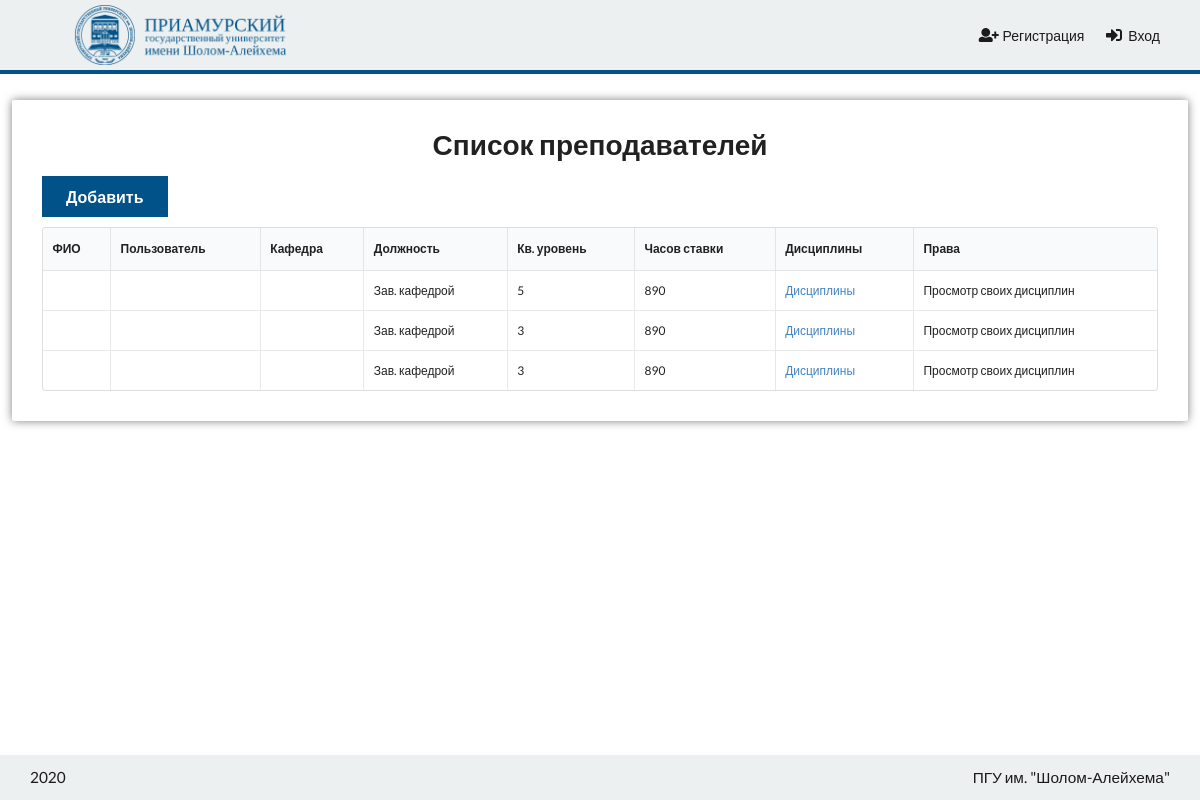
Before: /prepods/list/ with the older database file.
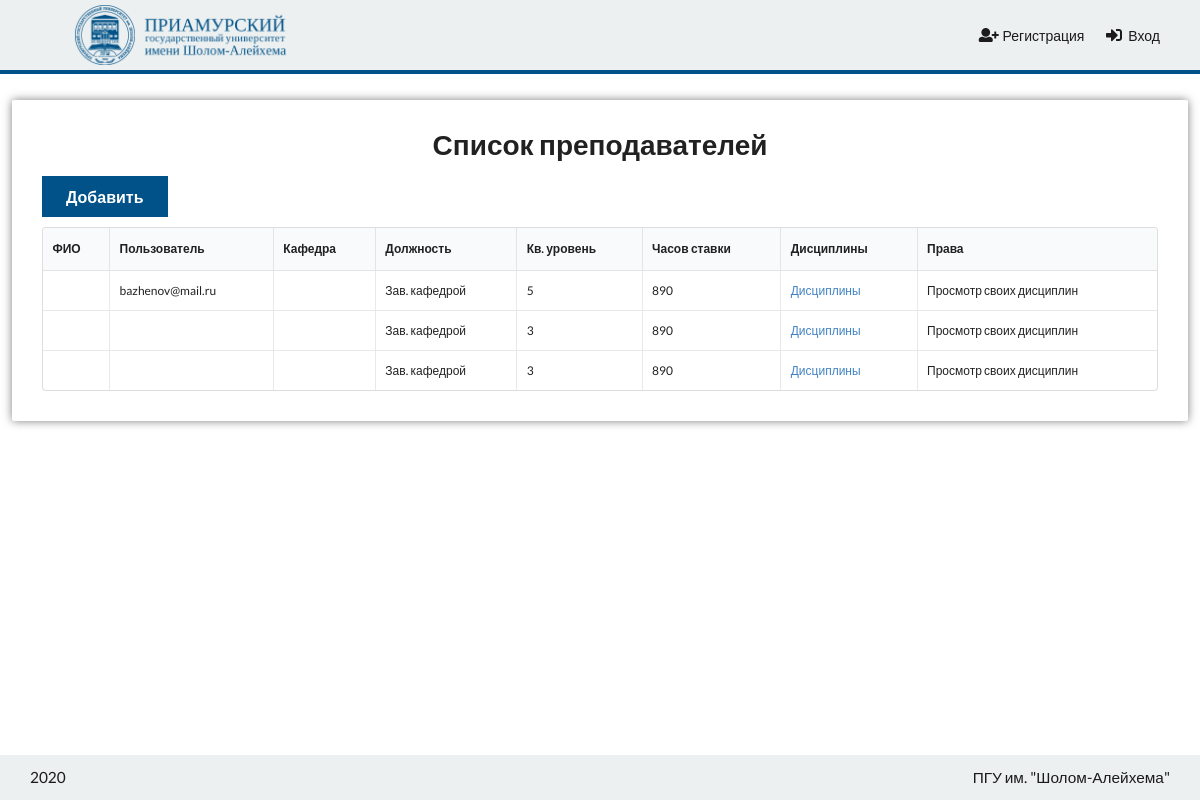
After: the same page with the newer database file.
### Prepods/models.py (models this page shows, shortened)
class Prepod(models.Model):
    objects = MyManager()
    DOLZHNOST = [('Зав. кафедрой', 'Зав. кафедрой'), ('Декан', 'Декан'), ('Профессор', 'Профессор'), ('Доцент', 'Доцент'), ('Ст. преподаватель', 'Ст. преподаватель'), ('Ассистент', 'Ассистент')]
    PRAVA = [('raspred', 'Распределение и просмотр'), ('prosmotr', 'Только просмотр по кафедре'), (None, 'Просмотр своих дисциплин')]
    user = models.OneToOneField(User, on_delete=models.SET_NULL, null=True, related_name='prepod', blank=True)
    last_name = models.CharField(max_length=64, verbose_name="Фамилия")
    first_name = models.CharField(max_length=64, verbose_name="Имя")
    surname = models.CharField(max_length=64, verbose_name="Отчество")
    fio = models.CharField(max_length=256, verbose_name='ФИО', blank=True, default='')
    dolzhnost = models.CharField(choices=DOLZHNOST, max_length=64, default='Зав. кафедрой')
    kafedra = models.ForeignKey('Disciplines.Kafedra', on_delete=models.SET_NULL, null=True, default=None, blank=True)
    kv_uroven = models.IntegerField(verbose_name="Кв. уровень")
    chasov_stavki = models.IntegerField(verbose_name="Часов ставки")
    prava = models.CharField(max_length=128, choices=PRAVA, default=None, verbose_name='Права', null=True, blank=True)
    class Meta:
        verbose_name = 'Преподаватель'
        verbose_name_plural = 'Преподаватели'
        ordering = ['last_name']

### Accounts/models.py (models this page shows, shortened)
class User(AbstractBaseUser, PermissionsMixin):
    objects = MyUserManager()
    email = models.EmailField(_('email address'), unique=True)
    is_staff = models.BooleanField(default=False)
    is_active = models.BooleanField(default=True)
    date_joined = models.DateTimeField(default=timezone.now)
    mail_dt = models.DateTimeField(default=timezone.now)
    is_confirm = models.BooleanField(default=False)
    USERNAME_FIELD = 'email'
    REQUIRED_FIELDS = []
    class Meta:
        ordering = ['id']
        verbose_name = 'Пользователь'
        verbose_name_plural = 'Пользователи'

### Prepods/views.py (the view)
# urls.py: path('list/', prepods_list, name='list'),
def prepods_list(request):
    return render(request, 'Prepods/List.html', {'prepods': Prepod.objects.all()})

### Accounts/templatetags/modified.py (called while the page is built)
def get_value_from_context(context, dots_var, nullable=False):
    c_key = dots_var.split('.')[0]
    try:
        var = context[c_key]
    except KeyError:
        if nullable:
            return None
        raise KeyError('Template context does not exist key: {}'.format(c_key))
    splitted_var = dots_var.split('.')
    if len(splitted_var) > 0:
        attr = '.'.join(splitted_var[1:])
        try:
            value = getattr(var, attr)
        except Exception:
            if nullable:
                return None
            raise AttributeError('Variable {} does not contain attribute {}'.format(splitted_var[0], attr))
    else:
        value = var
    if callable(value):
        value = value()
    return value

### utils/shortcuts.py (called while the page is built)
def build_url(*args, **kwargs):
    get = kwargs.pop('get', {})
    url = reverse(*args, kwargs=kwargs)
    if get:
        url += '?' + urllib.parse.urlencode(get)
    return url

### templates/Prepods/List.html (shortened to what this page needs)
{% extends 'base.html' %}
{% load static %}
{% load modified %}
{% load extra %}
{% block content %}
    <div class="ui container full-width">
        <div class="child-center">
            <div class="discipline-list cblock">
                <div class="content">
                    <h1 class="ui center aligned header">Список преподавателей</h1>
                    <div class="panel">
                        <form id="download-xls" method="post">
                            <div class="sixteen wide">
                                <a href="/admin/Prepods/prepod/add/" class="large ui primary button">Добавить</a>
                            </div>
                        </form>
                    </div>
                    <div class="sixteen wide table-container">
                        <table class="ui sortable celled table">
                            <thead>
                            <tr>
                                <th>ФИО</th>
                                <th>Пользователь</th>
                                <th>Кафедра</th>
                                <th>Должность</th>
                                <th>Кв. уровень</th>
                                <th>Часов ставки</th>
                                <th>Дисциплины</th>
                                <th>Права</th>
                            </tr>
                            </thead>
                            <tbody>
                            {% for prepod in prepods %}
                                <tr>
                                    <td data-label="ФИО">
                                    </td>
                                    <td data-label="Пользователь">{{ prepod.user.email|default_if_none:"-" }}</td>
                                    <td data-label="Кафедра">{{ prepod.kafedra.name }}</td>
                                    <td data-label="Должность">{{ prepod.dolzhnost }}</td>
                                    <td data-label="Кв. уровень">{{ prepod.kv_uroven }}</td>
                                    <td data-label="Часов ставки">{{ prepod.chasov_stavki }}</td>
                                    <td data-label="Дисциплины"><a
                                            href="{% iurl 'disciplines:list' get_prepod='prepod.id' %}">Дисциплины</a></td>
                                    <td data-label="Права">{{ prepod.get_prava_display }}</td>
                                </tr>
                            {% endfor %}
                            </tbody>
                        </table>
                    </div>
                </div>
            </div>
        </div>
    </div>
{% endblock %}

Changed rows visible on the page:
changed Prepod: user.email (not shown) → "bazhenov@mail.ru"
